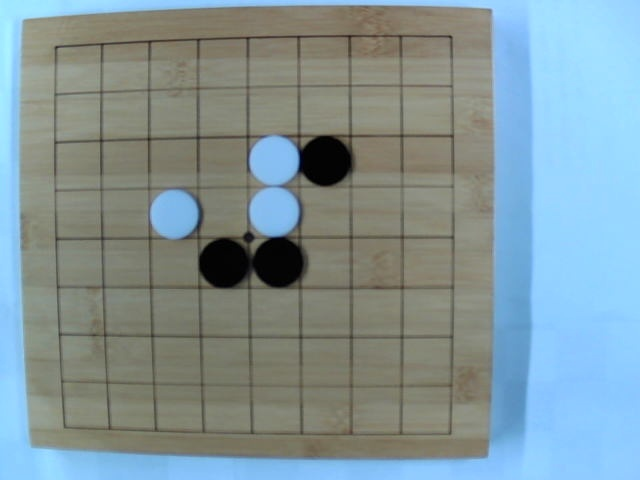
#> input picture python/opencv/perspective-transformation/IMG-52.jpg, 640 x 480 px
$ python pers.py
#> lines starting #> are read from the running program, lines starting #| are printed output that depends on the picture
#!/usr/bin/env python
import cv2
import numpy as np
from matplotlib import pyplot as plt

def trans(img_file_name):
#> called with img_file_name = 'IMG-52.jpg'
    img = cv2.imread(img_file_name)
#> img is the input picture: shape (480, 640, 3); mean B, G, R 154.7, 149.5, 129.7
    rows, cols, ch = img.shape
#> rows = 480; cols = 640; ch = 3
    print(rows, cols, ch)
#| 480 640 3

    pts1 = np.float32([[56,65],[368,52],[28,387],[389,390]])
    pts2 = np.float32([[0,0],[cols, 0],[0, rows],[cols, rows]])
#> pts2 = [[0, 0], [640, 0], [0, 480], [640, 480]]

    M = cv2.getPerspectiveTransform(pts1,pts2)

    dst = cv2.warpPerspective(img,M,(cols, rows))
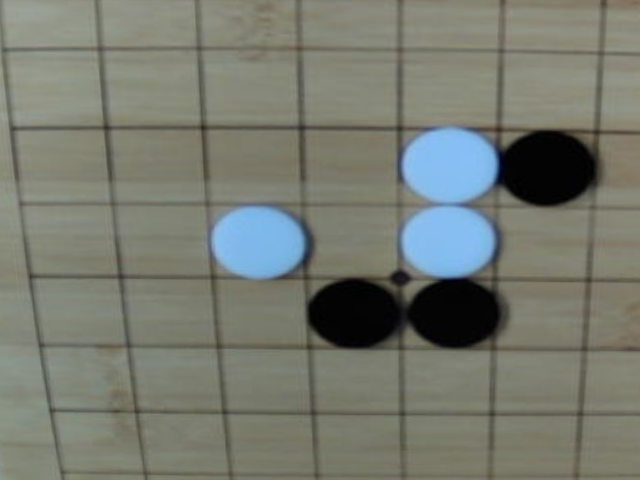
#> dst: shape (480, 640, 3); mean B, G, R 112, 122.4, 118.7

    plt.subplot(121),plt.imshow(img),plt.title('Input')
    plt.subplot(122),plt.imshow(dst),plt.title('Output')
    plt.show()
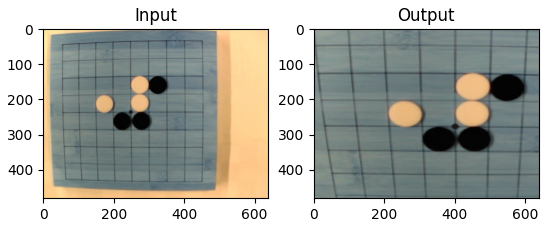
#> figure drawn by matplotlib, 2 panels; B, G, R data is drawn as R, G, B

if __name__ == '__main__':
    trans('IMG-52.jpg')
